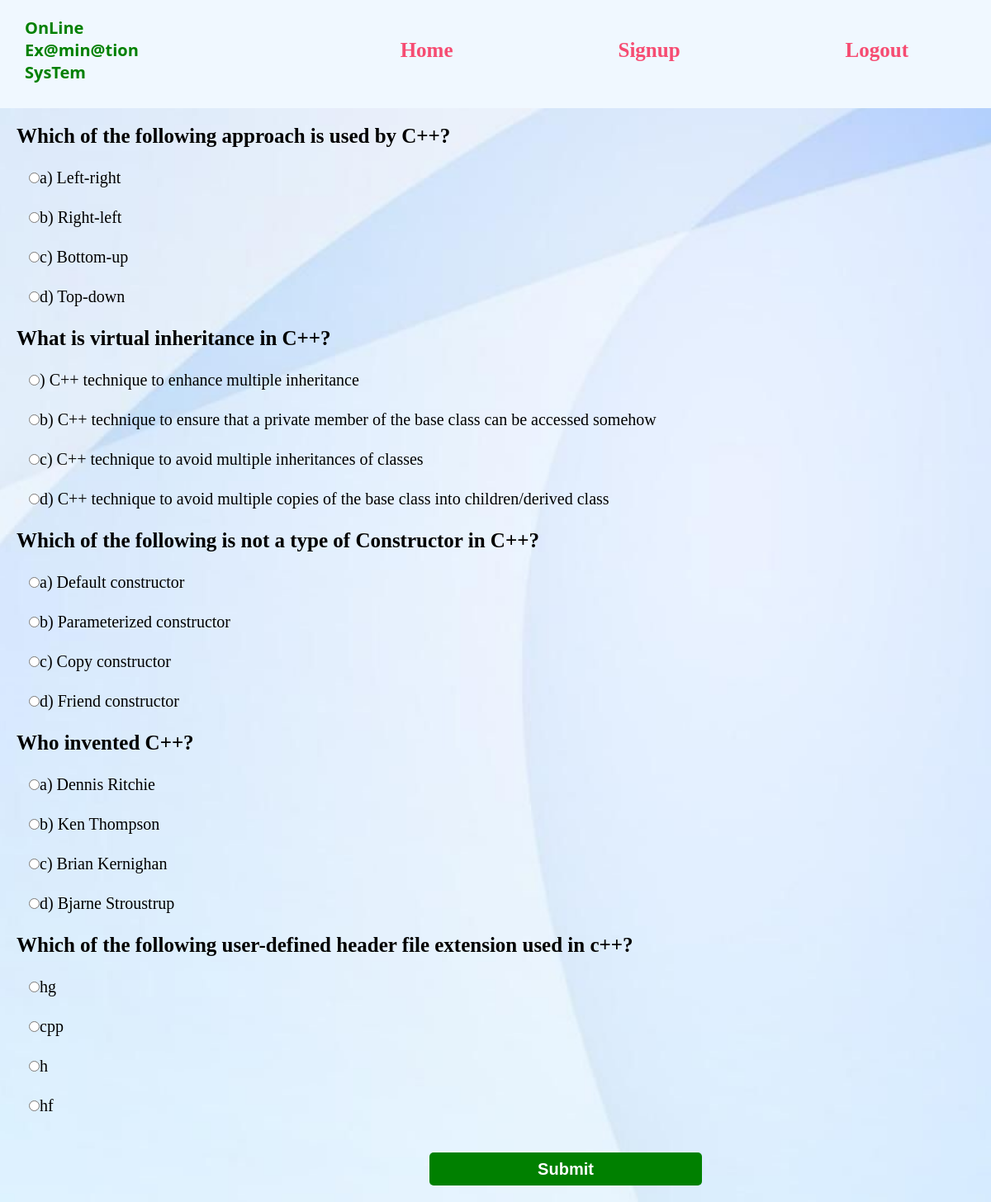
/ots/test-paper?n=5, run on the app's committed database.
### ots/models.py (models this page shows)
class Question(models.Model):
    q_id=models.BigAutoField(primary_key=True,auto_created=True)
    que=models.TextField()
    a=models.CharField(max_length=255)
    b=models.CharField(max_length=255)
    c=models.CharField(max_length=255)
    d=models.CharField(max_length=255)
    ans=models.CharField(max_length=2)

### ots/views.py (the view)
# urls.py: path('test-paper',testPaper,name="testpaper"),
def testPaper(request):
   if 'name' not in request.session.keys():
       res= HttpResponseRedirect("login")
   n=int(request.GET['n'])
   question_pool=list(Question.objects.all())
   random.shuffle(question_pool)
   questions_list=question_pool[:n]
   context={'questions':questions_list}
   res= render(request,"test_paper.html",context)
   return res

### ots/templates/test_paper.html (shortened to what this page needs)
{% load static %}
<!DOCTYPE html>
<html lang="en">
<head>
</head>
<body>
    <section id="header">
        <p class="logo">OnLine <br>Ex@min@tion<br> SysTem</p>
        <ul id="navbar">
            <li><a href="{%url 'ots:welcome' %}">Home</a>
            <li><a href="{%url 'ots:registrationForm' %}">Signup</a>
            <li><a href="{%url 'ots:logout' %}">Logout</a>
            </ul>
        </section>
  <form action="{%url 'ots:calculate_test' %}" method="post">
    <div class="qu">
    {%for question in questions%}
    <div class="question">
        <input type="hidden" value="{{question.q_id}}" name="qno{{question.q_id}}" class="qu">{{question.que}}
    </div>
        <div class="options">
        <input type="radio" name="q{{question.q_id}}" value="a">{{question.a}}</div>
        <div class="options"><input type="radio" name="q{{question.q_id}}" value="b">{{question.b}}</div>
        <div class="options"><input type="radio" name="q{{question.q_id}}" value="c">{{question.c}}</div>
        <div class="options"><input type="radio" name="q{{question.q_id}}" value="d">{{question.d}}
    </div>
    {%endfor%}
</div>
    <div class="bt"><input type="submit" value="Submit" class="but"></div>
  </form>

### ots/templates/test_paper.html (style rules this page uses)
* { margin: 0; box-sizing: border-box; }
#header { display: flex; align-items: center; justify-content: space-between; padding-left: 0px ; padding-top: 20px; padding-bottom: 30px; background-color: aliceblue; box-shadow: 0 5px 15 px regba(0,0,0,0.6); z-index: 999; position: sticky; top:0; left:0; }
#navbar { display: flex; align-items: center; justify-content: center; }
#navbar li { text-decoration: none; list-style: none; padding: 0 100px; }
#navbar li a { display: flex; text-decoration: none; font-size: 25px; font-weight: 600; color: #f64C72; transition: 0.3s ease; }
.logo { font-family: 'Segoe UI', Tahoma, Geneva, Verdana, sans-serif; font-weight: bold; font-size: 20px; margin-left: 30px; color: green; }
body { background-image: url("/static/bg3.jpg"); min-height: 100vh; background-position: center; background-repeat: no-repeat; background-size: cover; }
.options { font-size: 20px; margin: 25px; margin-left: 35px; }
.question { margin: 20px; font-size: 25px; font-weight: bold; }
.bt { padding: 20px; margin-left: 500px; }
.but { height:40px; width: 50%; background-color:green; color: white; font-weight: bold; font-size: 20px; border: none; outline: none; border-radius: 5px; }

### data on the page
Question: que "Which of the following approach is used by C++?", a "a) Left-right", b "b) Right-left", c "c) Bottom-up", d "d) Top-down"
Question: que "What is virtual inheritance in C++?", a ") C++ technique to enhance multiple inheritance", b "b) C++ technique to ensure that a private member of the base class can be accessed somehow", c "c) C++ technique to avoid multiple inheritances of classes", d "d) C++ technique to avoid multiple copies of the base class into children/derived class"
Question: que "Which of the following is not a type of Constructor in C++?", a "a) Default constructor", b "b) Parameterized constructor", c "c) Copy constructor", d "d) Friend constructor"
Question: que "Who invented C++?", a "a) Dennis Ritchie", b "b) Ken Thompson", c "c) Brian Kernighan", d "d) Bjarne Stroustrup"
Question: que "Which of the following user-defined header file extension used in c++?", a "hg", b "cpp", c "h", d "hf"
